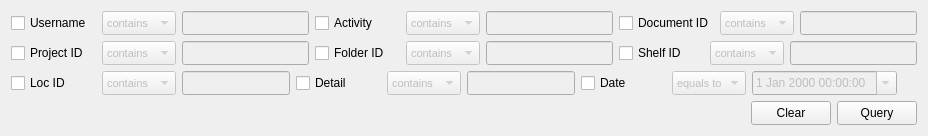
       <widget class="QWidget" name="page_4">
        <layout class="QVBoxLayout" name="verticalLayout_16">
         <item>
          <layout class="QVBoxLayout" name="verticalLayout_15">
           <item>
            <layout class="QHBoxLayout" name="horizontalLayout_32">
             <item>
              <layout class="QHBoxLayout" name="horizontalLayout_42">
               <item>
                <widget class="QCheckBox" name="checkBox0jo_acc_username">
                 <property name="minimumSize">
                  <size>
                   <width>85</width>
                   <height>0</height>
                  </size>
                 </property>
                 <property name="text">
                  <string>Username</string>
                 </property>
                </widget>
               </item>
               <item>
                <widget class="QComboBox" name="comboBox0jo_acc_username">
                 <property name="enabled">
                  <bool>false</bool>
                 </property>
                 <property name="minimumSize">
                  <size>
                   <width>0</width>
                   <height>24</height>
                  </size>
                 </property>
                 <property name="font">
                  <font>
                   <pointsize>8</pointsize>
                  </font>
                 </property>
                 <property name="editable">
                  <bool>false</bool>
                 </property>
                 <item>
                  <property name="text">
                   <string>contains</string>
                  </property>
                 </item>
                 <item>
                  <property name="text">
                   <string>equals to</string>
                  </property>
                 </item>
                </widget>
               </item>
               <item>
                <widget class="QLineEdit" name="lineEdit0jo_acc_username">
                 <property name="enabled">
                  <bool>false</bool>
                 </property>
                 <property name="minimumSize">
                  <size>
                   <width>0</width>
                   <height>24</height>
                  </size>
                 </property>
                 <property name="font">
                  <font>
                   <pointsize>9</pointsize>
                  </font>
                 </property>
                </widget>
               </item>
              </layout>
             </item>
             <item>
              <layout class="QHBoxLayout" name="horizontalLayout_44">
               <item>
                <widget class="QCheckBox" name="checkBox0jo_act_id">
                 <property name="minimumSize">
                  <size>
                   <width>85</width>
                   <height>0</height>
                  </size>
                 </property>
                 <property name="text">
                  <string>Activity</string>
                 </property>
                </widget>
               </item>
               <item>
                <widget class="QComboBox" name="comboBox0jo_act_id">
                 <property name="enabled">
                  <bool>false</bool>
                 </property>
                 <property name="minimumSize">
                  <size>
                   <width>0</width>
                   <height>24</height>
                  </size>
                 </property>
                 <property name="font">
                  <font>
                   <pointsize>8</pointsize>
                  </font>
                 </property>
                 <property name="editable">
                  <bool>false</bool>
                 </property>
                 <item>
                  <property name="text">
                   <string>contains</string>
                  </property>
                 </item>
                 <item>
                  <property name="text">
                   <string>equals to</string>
                  </property>
                 </item>
                </widget>
               </item>
               <item>
                <widget class="QLineEdit" name="lineEdit0jo_act_id">
                 <property name="enabled">
                  <bool>false</bool>
                 </property>
                 <property name="minimumSize">
                  <size>
                   <width>0</width>
                   <height>24</height>
                  </size>
                 </property>
                 <property name="font">
                  <font>
                   <pointsize>9</pointsize>
                  </font>
                 </property>
                </widget>
               </item>
              </layout>
             </item>
             <item>
              <layout class="QHBoxLayout" name="horizontalLayout_45">
               <item>
                <widget class="QCheckBox" name="checkBox0jo_doc_id">
                 <property name="minimumSize">
                  <size>
                   <width>85</width>
                   <height>0</height>
                  </size>
                 </property>
                 <property name="text">
                  <string>Document ID</string>
                 </property>
                </widget>
               </item>
               <item>
                <widget class="QComboBox" name="comboBox0jo_doc_id">
                 <property name="enabled">
                  <bool>false</bool>
                 </property>
                 <property name="minimumSize">
                  <size>
                   <width>0</width>
                   <height>24</height>
                  </size>
                 </property>
                 <property name="font">
                  <font>
                   <pointsize>8</pointsize>
                  </font>
                 </property>
                 <property name="editable">
                  <bool>false</bool>
                 </property>
                 <item>
                  <property name="text">
                   <string>contains</string>
                  </property>
                 </item>
                 <item>
                  <property name="text">
                   <string>is</string>
                  </property>
                 </item>
                 <item>
                  <property name="text">
                   <string>equals to</string>
                  </property>
                 </item>
                </widget>
               </item>
               <item>
                <widget class="QLineEdit" name="lineEdit0jo_doc_id">
                 <property name="enabled">
                  <bool>false</bool>
                 </property>
                 <property name="minimumSize">
                  <size>
                   <width>0</width>
                   <height>24</height>
                  </size>
                 </property>
                 <property name="font">
                  <font>
                   <pointsize>9</pointsize>
                  </font>
                 </property>
                </widget>
               </item>
              </layout>
             </item>
            </layout>
           </item>
           <item>
            <layout class="QHBoxLayout" name="horizontalLayout_46">
             <item>
              <layout class="QHBoxLayout" name="horizontalLayout_47">
               <item>
                <widget class="QCheckBox" name="checkBox0jo_proj_id">
                 <property name="minimumSize">
                  <size>
                   <width>85</width>
                   <height>0</height>
                  </size>
                 </property>
                 <property name="text">
                  <string>Project ID</string>
                 </property>
                </widget>
               </item>
               <item>
                <widget class="QComboBox" name="comboBox0jo_proj_id">
                 <property name="enabled">
                  <bool>false</bool>
                 </property>
                 <property name="minimumSize">
                  <size>
                   <width>0</width>
                   <height>24</height>
                  </size>
                 </property>
                 <property name="font">
                  <font>
                   <pointsize>8</pointsize>
                  </font>
                 </property>
                 <property name="editable">
                  <bool>false</bool>
                 </property>
                 <item>
                  <property name="text">
                   <string>contains</string>
                  </property>
                 </item>
                 <item>
                  <property name="text">
                   <string>is</string>
                  </property>
                 </item>
                 <item>
                  <property name="text">
                   <string>equals to</string>
                  </property>
                 </item>
                </widget>
               </item>
               <item>
                <widget class="QLineEdit" name="lineEdit0jo_proj_id">
                 <property name="enabled">
                  <bool>false</bool>
                 </property>
                 <property name="minimumSize">
                  <size>
                   <width>0</width>
                   <height>24</height>
                  </size>
                 </property>
                 <property name="font">
                  <font>
                   <pointsize>9</pointsize>
                  </font>
                 </property>
                 <property name="text">
                  <string/>
                 </property>
                </widget>
               </item>
              </layout>
             </item>
             <item>
              <layout class="QHBoxLayout" name="horizontalLayout_48">
               <item>
                <widget class="QCheckBox" name="checkBox0jo_folder_id">
                 <property name="minimumSize">
                  <size>
                   <width>85</width>
                   <height>0</height>
                  </size>
                 </property>
                 <property name="text">
                  <string>Folder ID</string>
                 </property>
                </widget>
               </item>
               <item>
                <widget class="QComboBox" name="comboBox0jo_folder_id">
                 <property name="enabled">
                  <bool>false</bool>
                 </property>
                 <property name="minimumSize">
                  <size>
                   <width>0</width>
                   <height>24</height>
                  </size>
                 </property>
                 <property name="font">
                  <font>
                   <pointsize>8</pointsize>
                  </font>
                 </property>
                 <property name="editable">
                  <bool>false</bool>
                 </property>
                 <item>
                  <property name="text">
                   <string>contains</string>
                  </property>
                 </item>
                 <item>
                  <property name="text">
                   <string>is</string>
                  </property>
                 </item>
                 <item>
                  <property name="text">
                   <string>equals to</string>
                  </property>
                 </item>
                </widget>
               </item>
               <item>
                <widget class="QLineEdit" name="lineEdit0jo_folder_id">
                 <property name="enabled">
                  <bool>false</bool>
                 </property>
                 <property name="minimumSize">
                  <size>
                   <width>0</width>
                   <height>24</height>
                  </size>
                 </property>
                 <property name="font">
                  <font>
                   <pointsize>9</pointsize>
                  </font>
                 </property>
                 <property name="text">
                  <string/>
                 </property>
                </widget>
               </item>
              </layout>
             </item>
             <item>
              <layout class="QHBoxLayout" name="horizontalLayout_49">
               <item>
                <widget class="QCheckBox" name="checkBox0jo_shelf_id">
                 <property name="minimumSize">
                  <size>
                   <width>85</width>
                   <height>0</height>
                  </size>
                 </property>
                 <property name="text">
                  <string>Shelf ID</string>
                 </property>
                </widget>
               </item>
               <item>
                <widget class="QComboBox" name="comboBox0jo_shelf_id">
                 <property name="enabled">
                  <bool>false</bool>
                 </property>
                 <property name="minimumSize">
                  <size>
                   <width>0</width>
                   <height>24</height>
                  </size>
                 </property>
                 <property name="font">
                  <font>
                   <pointsize>8</pointsize>
                  </font>
                 </property>
                 <property name="editable">
                  <bool>false</bool>
                 </property>
                 <item>
                  <property name="text">
                   <string>contains</string>
                  </property>
                 </item>
                 <item>
                  <property name="text">
                   <string>is</string>
                  </property>
                 </item>
                 <item>
                  <property name="text">
                   <string>equals to</string>
                  </property>
                 </item>
                </widget>
               </item>
               <item>
                <widget class="QLineEdit" name="lineEdit0jo_shelf_id">
                 <property name="enabled">
                  <bool>false</bool>
                 </property>
                 <property name="minimumSize">
                  <size>
                   <width>0</width>
                   <height>24</height>
                  </size>
                 </property>
                 <property name="font">
                  <font>
                   <pointsize>9</pointsize>
                  </font>
                 </property>
                 <property name="text">
                  <string/>
                 </property>
                </widget>
               </item>
              </layout>
             </item>
            </layout>
           </item>
           <item>
            <layout class="QHBoxLayout" name="horizontalLayout_50">
             <item>
              <layout class="QHBoxLayout" name="horizontalLayout_51">
               <item>
                <widget class="QCheckBox" name="checkBox0jo_loc_id">
                 <property name="minimumSize">
                  <size>
                   <width>85</width>
                   <height>0</height>
                  </size>
                 </property>
                 <property name="text">
                  <string>Loc ID</string>
                 </property>
                </widget>
               </item>
               <item>
                <widget class="QComboBox" name="comboBox0jo_loc_id">
                 <property name="enabled">
                  <bool>false</bool>
                 </property>
                 <property name="minimumSize">
                  <size>
                   <width>0</width>
                   <height>24</height>
                  </size>
                 </property>
                 <property name="font">
                  <font>
                   <pointsize>8</pointsize>
                  </font>
                 </property>
                 <property name="editable">
                  <bool>false</bool>
                 </property>
                 <item>
                  <property name="text">
                   <string>contains</string>
                  </property>
                 </item>
                 <item>
                  <property name="text">
                   <string>is</string>
                  </property>
                 </item>
                 <item>
                  <property name="text">
                   <string>equals to</string>
                  </property>
                 </item>
                </widget>
               </item>
               <item>
                <widget class="QLineEdit" name="lineEdit0jo_loc_id">
                 <property name="enabled">
                  <bool>false</bool>
                 </property>
                 <property name="minimumSize">
                  <size>
                   <width>0</width>
                   <height>24</height>
                  </size>
                 </property>
                 <property name="font">
                  <font>
                   <pointsize>9</pointsize>
                  </font>
                 </property>
                 <property name="text">
                  <string/>
                 </property>
                </widget>
               </item>
              </layout>
             </item>
             <item>
              <layout class="QHBoxLayout" name="horizontalLayout_52">
               <item>
                <widget class="QCheckBox" name="checkBox0jo_detail">
                 <property name="minimumSize">
                  <size>
                   <width>85</width>
                   <height>0</height>
                  </size>
                 </property>
                 <property name="text">
                  <string>Detail</string>
                 </property>
                </widget>
               </item>
               <item>
                <widget class="QComboBox" name="comboBox0jo_detail">
                 <property name="enabled">
                  <bool>false</bool>
                 </property>
                 <property name="minimumSize">
                  <size>
                   <width>0</width>
                   <height>24</height>
                  </size>
                 </property>
                 <property name="font">
                  <font>
                   <pointsize>8</pointsize>
                  </font>
                 </property>
                 <property name="editable">
                  <bool>false</bool>
                 </property>
                 <item>
                  <property name="text">
                   <string>contains</string>
                  </property>
                 </item>
                 <item>
                  <property name="text">
                   <string>equals to</string>
                  </property>
                 </item>
                </widget>
               </item>
               <item>
                <widget class="QLineEdit" name="lineEdit0jo_detail">
                 <property name="enabled">
                  <bool>false</bool>
                 </property>
                 <property name="minimumSize">
                  <size>
                   <width>0</width>
                   <height>24</height>
                  </size>
                 </property>
                 <property name="font">
                  <font>
                   <pointsize>9</pointsize>
                  </font>
                 </property>
                 <property name="text">
                  <string/>
                 </property>
                </widget>
               </item>
              </layout>
             </item>
             <item>
              <layout class="QHBoxLayout" name="horizontalLayout_53">
               <item>
                <widget class="QCheckBox" name="checkBox0jo_datetime">
                 <property name="minimumSize">
                  <size>
                   <width>85</width>
                   <height>0</height>
                  </size>
                 </property>
                 <property name="text">
                  <string>Date</string>
                 </property>
                </widget>
               </item>
               <item>
                <widget class="QComboBox" name="comboBox0jo_datetime">
                 <property name="enabled">
                  <bool>false</bool>
                 </property>
                 <property name="minimumSize">
                  <size>
                   <width>0</width>
                   <height>24</height>
                  </size>
                 </property>
                 <property name="font">
                  <font>
                   <pointsize>8</pointsize>
                  </font>
                 </property>
                 <property name="editable">
                  <bool>false</bool>
                 </property>
                 <item>
                  <property name="text">
                   <string>equals to</string>
                  </property>
                 </item>
                 <item>
                  <property name="text">
                   <string>&gt;=</string>
                  </property>
                 </item>
                 <item>
                  <property name="text">
                   <string>&gt;</string>
                  </property>
                 </item>
                 <item>
                  <property name="text">
                   <string>&lt;</string>
                  </property>
                 </item>
                 <item>
                  <property name="text">
                   <string>&lt;=</string>
                  </property>
                 </item>
                </widget>
               </item>
               <item>
                <widget class="QDateTimeEdit" name="dateTimeEdit0jo_datetime">
                 <property name="enabled">
                  <bool>false</bool>
                 </property>
                 <property name="minimumSize">
                  <size>
                   <width>140</width>
                   <height>24</height>
                  </size>
                 </property>
                 <property name="font">
                  <font>
                   <pointsize>9</pointsize>
                  </font>
                 </property>
                 <property name="calendarPopup">
                  <bool>true</bool>
                 </property>
                </widget>
               </item>
               <item>
                <spacer name="horizontalSpacer_7">
                 <property name="orientation">
                  <enum>Qt::Horizontal</enum>
                 </property>
                 <property name="sizeHint" stdset="0">
                  <size>
                   <width>20</width>
                   <height>20</height>
                  </size>
                 </property>
                </spacer>
               </item>
              </layout>
             </item>
            </layout>
           </item>
           <item>
            <layout class="QHBoxLayout" name="horizontalLayout_54">
             <item>
              <spacer name="horizontalSpacer_12">
               <property name="orientation">
                <enum>Qt::Horizontal</enum>
               </property>
               <property name="sizeHint" stdset="0">
                <size>
                 <width>40</width>
                 <height>20</height>
                </size>
               </property>
              </spacer>
             </item>
             <item>
              <widget class="QPushButton" name="pushButtonClearJournal">
               <property name="minimumSize">
                <size>
                 <width>0</width>
                 <height>24</height>
                </size>
               </property>
               <property name="text">
                <string>Clear</string>
               </property>
              </widget>
             </item>
             <item>
              <widget class="QPushButton" name="pushButtonQueryJournal">
               <property name="minimumSize">
                <size>
                 <width>0</width>
                 <height>24</height>
                </size>
               </property>
               <property name="text">
                <string>Query</string>
               </property>
              </widget>
             </item>
            </layout>
           </item>
          </layout>
         </item>
        </layout>
       </widget>
